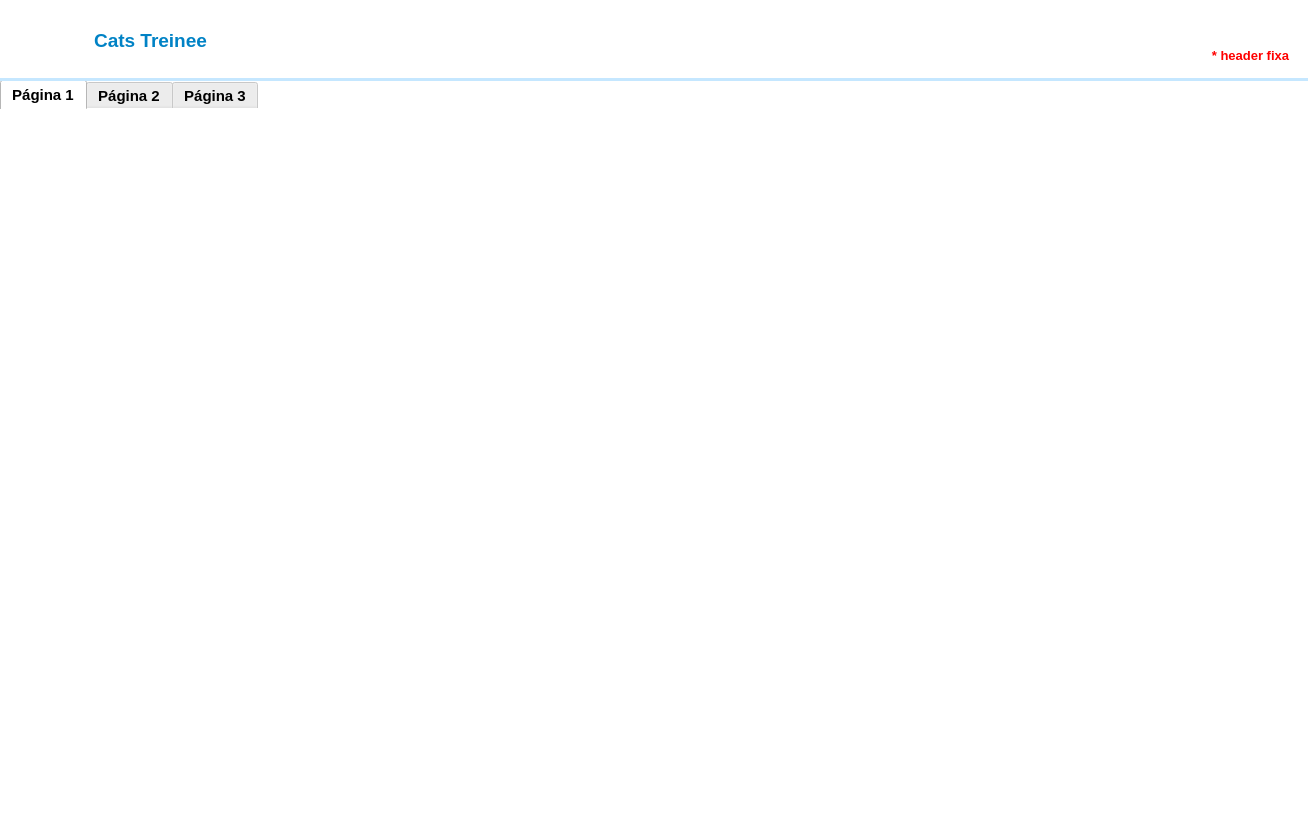
<?xml version="1.0" encoding="UTF-8"?>
<ui version="4.0">
 <class>MainWindow</class>
 <widget class="QMainWindow" name="MainWindow">
  <property name="geometry">
   <rect>
    <x>0</x>
    <y>0</y>
    <width>1308</width>
    <height>813</height>
   </rect>
  </property>
  <property name="windowTitle">
   <string>MainWindow</string>
  </property>
  <property name="styleSheet">
   <string notr="true">background-color: #ffffff;</string>
  </property>
  <widget class="QWidget" name="centralwidget">
   <widget class="QFrame" name="frame">
    <property name="geometry">
     <rect>
      <x>0</x>
      <y>0</y>
      <width>1311</width>
      <height>81</height>
     </rect>
    </property>
    <property name="styleSheet">
     <string notr="true">background-color: #ffffff;
border-bottom: 3px;
border-style: solid;
border-color: #c5e7ff;</string>
    </property>
    <property name="frameShape">
     <enum>QFrame::StyledPanel</enum>
    </property>
    <property name="frameShadow">
     <enum>QFrame::Raised</enum>
    </property>
    <widget class="QLabel" name="label_2">
     <property name="geometry">
      <rect>
       <x>1200</x>
       <y>40</y>
       <width>101</width>
       <height>31</height>
      </rect>
     </property>
     <property name="font">
      <font>
       <pointsize>10</pointsize>
       <weight>75</weight>
       <bold>true</bold>
      </font>
     </property>
     <property name="styleSheet">
      <string notr="true">border: none;
color: red;</string>
     </property>
     <property name="text">
      <string>* header fixa</string>
     </property>
     <property name="alignment">
      <set>Qt::AlignCenter</set>
     </property>
    </widget>
    <widget class="QLabel" name="label_3">
     <property name="geometry">
      <rect>
       <x>70</x>
       <y>20</y>
       <width>101</width>
       <height>31</height>
      </rect>
     </property>
     <property name="font">
      <font>
       <pointsize>10</pointsize>
       <weight>75</weight>
       <bold>true</bold>
      </font>
     </property>
     <property name="styleSheet">
      <string notr="true">border: none;
color: white;</string>
     </property>
     <property name="text">
      <string>* header fixa</string>
     </property>
     <property name="alignment">
      <set>Qt::AlignCenter</set>
     </property>
    </widget>
    <widget class="QLabel" name="label_4">
     <property name="geometry">
      <rect>
       <x>70</x>
       <y>20</y>
       <width>161</width>
       <height>41</height>
      </rect>
     </property>
     <property name="font">
      <font>
       <pointsize>14</pointsize>
       <weight>75</weight>
       <bold>true</bold>
      </font>
     </property>
     <property name="styleSheet">
      <string notr="true">border: none;
color: #0082c5;</string>
     </property>
     <property name="text">
      <string>Cats Treinee</string>
     </property>
     <property name="alignment">
      <set>Qt::AlignCenter</set>
     </property>
    </widget>
    <widget class="QLabel" name="label">
     <property name="geometry">
      <rect>
       <x>10</x>
       <y>10</y>
       <width>61</width>
       <height>61</height>
      </rect>
     </property>
     <property name="styleSheet">
      <string notr="true">border:none;</string>
     </property>
     <property name="text">
      <string/>
     </property>
     <property name="pixmap">
      <pixmap>../cats-web/assets/images/logo-exemple.png</pixmap>
     </property>
     <property name="scaledContents">
      <bool>true</bool>
     </property>
     <property name="alignment">
      <set>Qt::AlignCenter</set>
     </property>
    </widget>
   </widget>
   <widget class="QScrollArea" name="scrollArea">
    <property name="geometry">
     <rect>
      <x>0</x>
      <y>80</y>
      <width>1</width>
      <height>1</height>
     </rect>
    </property>
    <property name="widgetResizable">
     <bool>true</bool>
    </property>
    <widget class="QWidget" name="scrollAreaWidgetContents">
     <property name="geometry">
      <rect>
       <x>0</x>
       <y>0</y>
       <width>16</width>
       <height>16</height>
      </rect>
     </property>
    </widget>
   </widget>
   <widget class="QLabel" name="label_8">
    <property name="geometry">
     <rect>
      <x>360</x>
      <y>830</y>
      <width>47</width>
      <height>13</height>
     </rect>
    </property>
    <property name="text">
     <string>TextLabel</string>
    </property>
   </widget>
   <widget class="QLabel" name="label_9">
    <property name="geometry">
     <rect>
      <x>1000</x>
      <y>1160</y>
      <width>47</width>
      <height>13</height>
     </rect>
    </property>
    <property name="text">
     <string>TextLabel</string>
    </property>
   </widget>
   <widget class="QLabel" name="label_10">
    <property name="geometry">
     <rect>
      <x>410</x>
      <y>1350</y>
      <width>47</width>
      <height>13</height>
     </rect>
    </property>
    <property name="text">
     <string>TextLabel</string>
    </property>
   </widget>
   <widget class="QTabWidget" name="tabWidget">
    <property name="geometry">
     <rect>
      <x>0</x>
      <y>80</y>
      <width>1321</width>
      <height>721</height>
     </rect>
    </property>
    <property name="font">
     <font>
      <family>Arial</family>
      <pointsize>11</pointsize>
      <weight>75</weight>
      <bold>true</bold>
     </font>
    </property>
    <property name="styleSheet">
     <string notr="true">border: none;</string>
    </property>
    <property name="currentIndex">
     <number>0</number>
    </property>
    <widget class="QWidget" name="tab">
     <attribute name="title">
      <string>Página 1</string>
     </attribute>
    </widget>
    <widget class="QWidget" name="tab_3">
     <attribute name="title">
      <string>Página 2</string>
     </attribute>
    </widget>
    <widget class="QWidget" name="tab_2">
     <attribute name="title">
      <string>Página 3</string>
     </attribute>
    </widget>
   </widget>
   <zorder>scrollArea</zorder>
   <zorder>label_8</zorder>
   <zorder>label_9</zorder>
   <zorder>label_10</zorder>
   <zorder>tabWidget</zorder>
   <zorder>frame</zorder>
  </widget>
  <widget class="QMenuBar" name="menubar">
   <property name="geometry">
    <rect>
     <x>0</x>
     <y>0</y>
     <width>1308</width>
     <height>21</height>
    </rect>
   </property>
  </widget>
  <widget class="QStatusBar" name="statusbar"/>
 </widget>
 <resources/>
 <connections/>
</ui>
